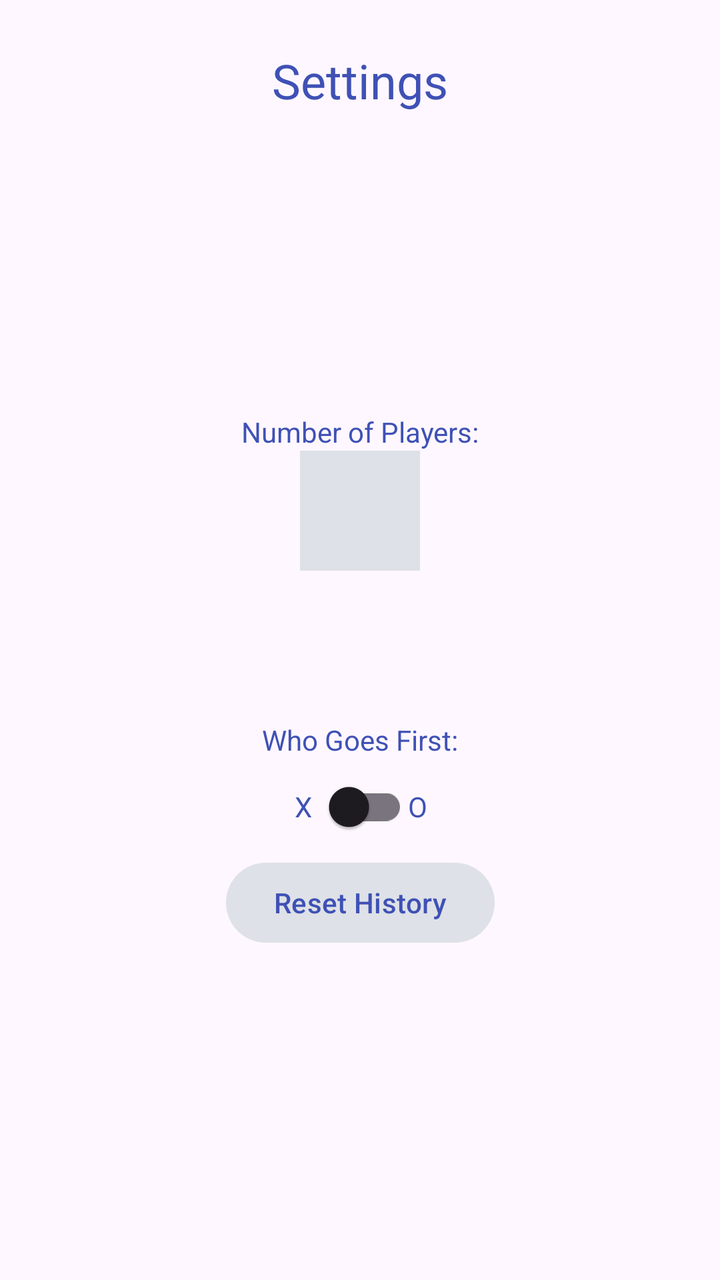
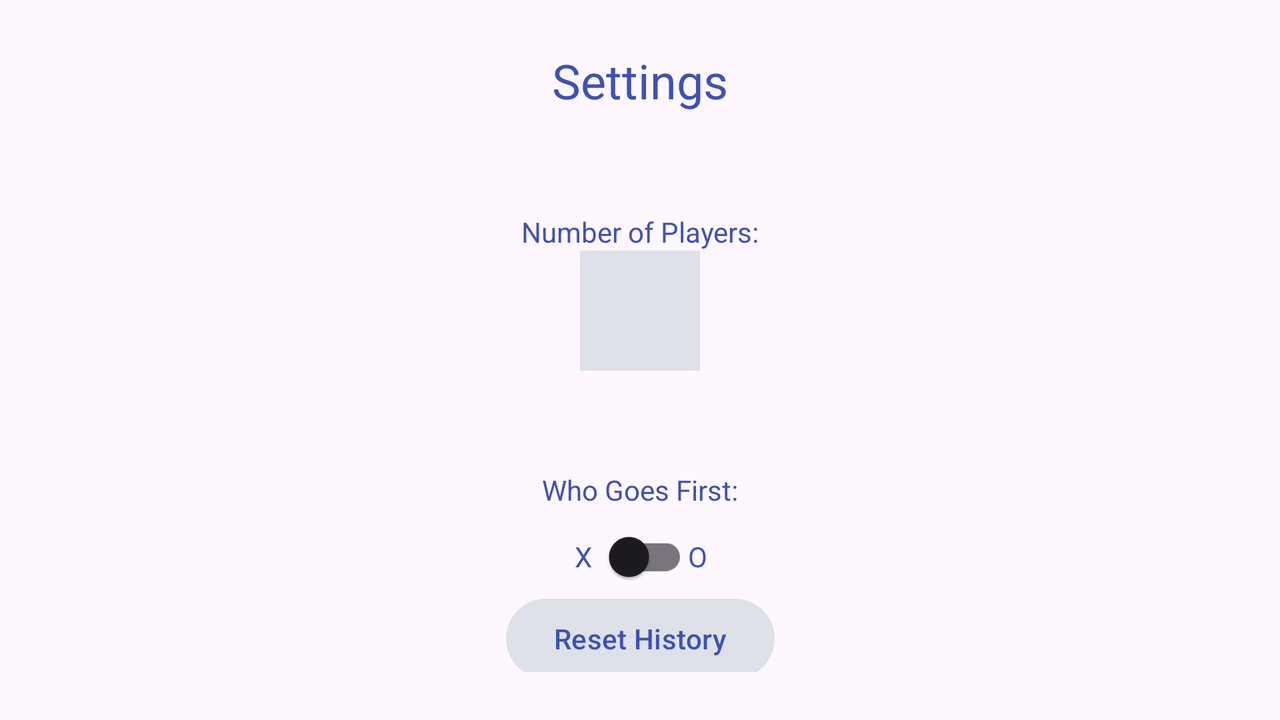

Compare how this app lays out the same screen by default and in its alternative resource folder. The renders come first, then the two layout files and the values they reference.
<!-- AndroidManifest.xml: application theme Theme.TicTacToe -->
<!-- res/layout/activity_settings.xml -->
<?xml version="1.0" encoding="utf-8"?>
<androidx.constraintlayout.widget.ConstraintLayout xmlns:android="http://schemas.android.com/apk/res/android"
    xmlns:app="http://schemas.android.com/apk/res-auto"
    xmlns:tools="http://schemas.android.com/tools"
    android:id="@+id/main"
    android:layout_width="match_parent"
    android:layout_height="match_parent"
    tools:context=".SettingsActivity"
    android:gravity="center"
    android:layout_margin="24dp">

    <TextView
        android:id="@+id/settingsTitle"
        android:layout_width="wrap_content"
        android:layout_height="wrap_content"
        android:text = "@string/settings"
        android:textSize = "@dimen/title_size"
        android:textColor="@color/blue_500"
        app:layout_constraintTop_toTopOf="parent"
        app:layout_constraintLeft_toLeftOf="parent"
        app:layout_constraintRight_toRightOf="parent">
    </TextView>

    <TextView
        android:id="@+id/numPlayers"
        android:layout_width="wrap_content"
        android:layout_height="wrap_content"
        android:text = "@string/number_of_players"
        android:textColor="@color/blue_500"
        android:layout_marginTop="150dp"
        app:layout_constraintTop_toBottomOf="@id/settingsTitle"
        app:layout_constraintLeft_toLeftOf="parent"
        app:layout_constraintRight_toRightOf="parent">
    </TextView>

    <EditText
        android:id="@+id/player_edit_text"
        android:layout_width="60dp"
        android:layout_height="60dp"
        android:gravity="center"
        android:textSize="20sp"
        android:inputType="number"
        android:digits="12"
        android:textColor="@color/blue_500"
        android:background="@color/background_grey"
        app:layout_constraintTop_toBottomOf="@id/numPlayers"
        app:layout_constraintLeft_toLeftOf="parent"
        app:layout_constraintRight_toRightOf="parent"
        >
    </EditText>

    <TextView
        android:id="@+id/whoFirst"
        android:layout_width="wrap_content"
        android:layout_height="wrap_content"
        android:text = "@string/who_goes_first"
        android:layout_marginTop="75dp"
        android:textColor="@color/blue_500"
        app:layout_constraintTop_toBottomOf="@id/player_edit_text"
        app:layout_constraintLeft_toLeftOf="parent"
        app:layout_constraintRight_toRightOf="parent">
    </TextView>

    <androidx.appcompat.widget.SwitchCompat
        android:id="@+id/switchStartingPlayer"
        android:layout_width="wrap_content"
        android:layout_height="wrap_content"
        app:layout_constraintTop_toBottomOf="@id/whoFirst"
        app:layout_constraintLeft_toLeftOf="parent"
        app:layout_constraintRight_toRightOf="parent"/>

    <TextView
        android:id="@+id/x"
        android:layout_width="wrap_content"
        android:layout_height="wrap_content"
        android:text = "X"
        android:textColor="@color/blue_500"
        app:layout_constraintBaseline_toBaselineOf="@id/switchStartingPlayer"
        app:layout_constraintRight_toLeftOf="@id/switchStartingPlayer">
    </TextView>

    <TextView
        android:id="@+id/o"
        android:layout_width="wrap_content"
        android:layout_height="wrap_content"
        android:text = "O"
        android:textColor="@color/blue_500"
        app:layout_constraintBaseline_toBaselineOf="@id/switchStartingPlayer"
        app:layout_constraintLeft_toRightOf="@id/switchStartingPlayer">
    </TextView>

    <Button
        android:layout_width="wrap_content"
        android:layout_height="wrap_content"
        android:text="Reset History"
        android:textColor="@color/blue_500"
        android:textAlignment="center"
        android:onClick="resetHistory"
        app:layout_constraintTop_toBottomOf="@id/switchStartingPlayer"
        app:layout_constraintLeft_toLeftOf="parent"
        app:layout_constraintRight_toRightOf="parent"/>

</androidx.constraintlayout.widget.ConstraintLayout>
<!-- resources referenced by this layout -->
<resources>
  <color name="background_grey">#88C4CED3</color>
  <color name="blue_500">#3F51B5</color>
  <dimen name="title_size">24sp</dimen>
  <string name="number_of_players">Number of Players:</string>
  <string name="settings">Settings</string>
  <string name="who_goes_first">Who Goes First:</string>
  <style name="Theme.TicTacToe" parent="Base.Theme.TicTacToe" />
  <style name="Base.Theme.TicTacToe" parent="Theme.Material3.DayNight.NoActionBar">
          <item name="colorPrimary">@color/background_grey</item>
          <item name="colorPrimaryDark">@color/blue_500</item>
      </style>
</resources>
<!-- res/layout-land/activity_settings.xml (the repository's variant of the layout above) -->
<!-- drawn on the phone turned sideways -->
<?xml version="1.0" encoding="utf-8"?>
<androidx.constraintlayout.widget.ConstraintLayout xmlns:android="http://schemas.android.com/apk/res/android"
    xmlns:app="http://schemas.android.com/apk/res-auto"
    xmlns:tools="http://schemas.android.com/tools"
    android:id="@+id/main"
    android:layout_width="match_parent"
    android:layout_height="match_parent"
    tools:context=".SettingsActivity"
    android:gravity="center"
    android:layout_margin="24dp">

    <TextView
        android:id="@+id/settingsTitle"
        android:layout_width="wrap_content"
        android:layout_height="wrap_content"
        android:text = "@string/settings"
        android:textSize = "@dimen/title_size"
        app:layout_constraintTop_toTopOf="parent"
        app:layout_constraintLeft_toLeftOf="parent"
        app:layout_constraintRight_toRightOf="parent"
        android:textColor="@color/blue_500">
    </TextView>

    <TextView
        android:id="@+id/numPlayers"
        android:layout_width="wrap_content"
        android:layout_height="wrap_content"
        android:text = "@string/number_of_players"
        android:layout_marginTop="50dp"
        app:layout_constraintTop_toBottomOf="@id/settingsTitle"
        app:layout_constraintLeft_toLeftOf="parent"
        app:layout_constraintRight_toRightOf="parent"
        android:textColor="@color/blue_500">
    </TextView>

    <EditText
        android:id="@+id/player_edit_text"
        android:layout_width="60dp"
        android:layout_height="60dp"
        android:gravity="center"
        android:textSize="20sp"
        android:inputType="number"
        android:digits="12"
        android:background="@color/background_grey"
        app:layout_constraintTop_toBottomOf="@id/numPlayers"
        app:layout_constraintLeft_toLeftOf="parent"
        app:layout_constraintRight_toRightOf="parent"
        android:textColor="@color/blue_500"
        >
    </EditText>

    <TextView
        android:id="@+id/whoFirst"
        android:layout_width="wrap_content"
        android:layout_height="wrap_content"
        android:text = "@string/who_goes_first"
        android:layout_marginTop="50dp"
        app:layout_constraintTop_toBottomOf="@id/player_edit_text"
        app:layout_constraintLeft_toLeftOf="parent"
        app:layout_constraintRight_toRightOf="parent"
        android:textColor="@color/blue_500">
    </TextView>

    <androidx.appcompat.widget.SwitchCompat
        android:id="@+id/switchStartingPlayer"
        android:layout_width="wrap_content"
        android:layout_height="wrap_content"
        app:layout_constraintTop_toBottomOf="@id/whoFirst"
        app:layout_constraintLeft_toLeftOf="parent"
        app:layout_constraintRight_toRightOf="parent"
        android:textColor="@color/blue_500"/>

    <TextView
        android:id="@+id/x"
        android:layout_width="wrap_content"
        android:layout_height="wrap_content"
        android:text = "X"
        app:layout_constraintBaseline_toBaselineOf="@id/switchStartingPlayer"
        app:layout_constraintRight_toLeftOf="@id/switchStartingPlayer"
        android:textColor="@color/blue_500">
    </TextView>

    <TextView
        android:id="@+id/o"
        android:layout_width="wrap_content"
        android:layout_height="wrap_content"
        android:text = "O"
        app:layout_constraintBaseline_toBaselineOf="@id/switchStartingPlayer"
        app:layout_constraintLeft_toRightOf="@id/switchStartingPlayer"
        android:textColor="@color/blue_500">
    </TextView>

    <Button
        android:layout_width="wrap_content"
        android:layout_height="wrap_content"
        android:text="Reset History"
        android:textColor="@color/blue_500"
        android:textAlignment="center"
        android:onClick="resetHistory"
        app:layout_constraintTop_toBottomOf="@id/switchStartingPlayer"
        app:layout_constraintBottom_toBottomOf="parent"
        app:layout_constraintLeft_toLeftOf="parent"
        app:layout_constraintRight_toRightOf="parent"/>

</androidx.constraintlayout.widget.ConstraintLayout>
